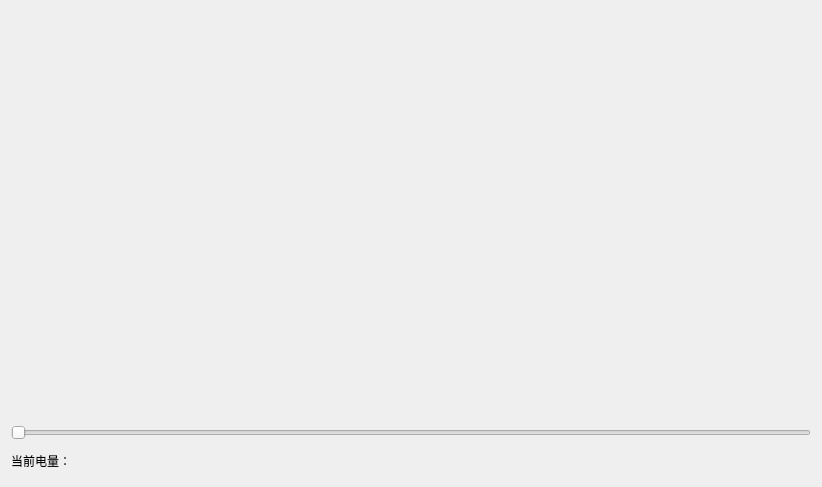
<?xml version="1.0" encoding="UTF-8"?>
<ui version="4.0">
 <class>Widget</class>
 <widget class="QWidget" name="Widget">
  <property name="geometry">
   <rect>
    <x>0</x>
    <y>0</y>
    <width>822</width>
    <height>487</height>
   </rect>
  </property>
  <property name="windowTitle">
   <string>电池组件</string>
  </property>
  <property name="windowIcon">
   <iconset>
    <normaloff>../../07_Basic_use/05_sql_query_model/images/316.bmp</normaloff>../../07_Basic_use/05_sql_query_model/images/316.bmp</iconset>
  </property>
  <layout class="QVBoxLayout" name="verticalLayout">
   <item>
    <widget class="AXBBattery" name="battery" native="true"/>
   </item>
   <item>
    <widget class="QSlider" name="Slider">
     <property name="orientation">
      <enum>Qt::Horizontal</enum>
     </property>
    </widget>
   </item>
   <item>
    <widget class="QLabel" name="label">
     <property name="maximumSize">
      <size>
       <width>16777215</width>
       <height>30</height>
      </size>
     </property>
     <property name="text">
      <string>当前电量：</string>
     </property>
    </widget>
   </item>
  </layout>
 </widget>
 <customwidgets>
  <customwidget>
   <class>AXBBattery</class>
   <extends>QWidget</extends>
   <header location="global">axbbattery.h</header>
   <container>1</container>
  </customwidget>
 </customwidgets>
 <resources/>
 <connections/>
</ui>
